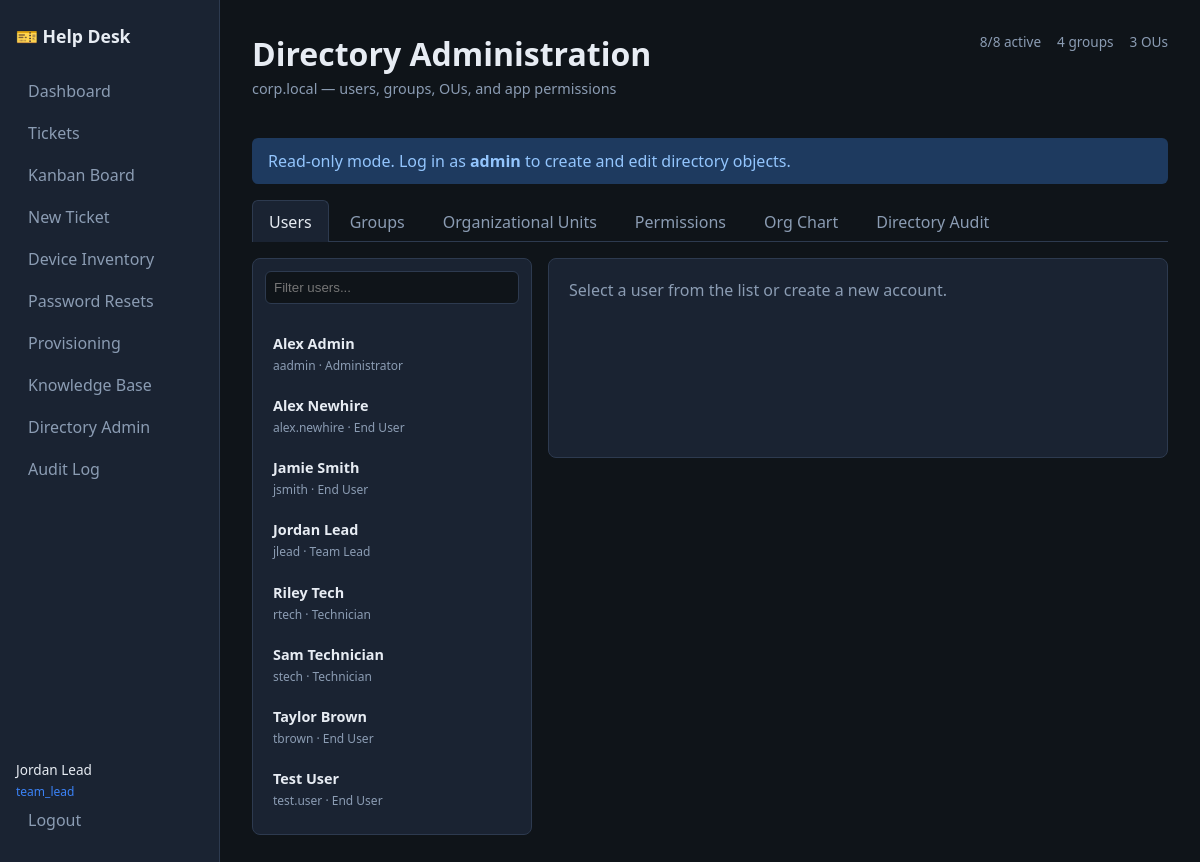
Page /ad (signed in) on the committed database.
### app/models/entities.py (models this page shows)
class User(Base):
    __tablename__ = "users"
    id: Mapped[int] = mapped_column(primary_key=True)
    username: Mapped[str] = mapped_column(String(64), unique=True, index=True)
    email: Mapped[str] = mapped_column(String(255), unique=True)
    display_name: Mapped[str] = mapped_column(String(128))
    password_hash: Mapped[str] = mapped_column(String(255))
    role: Mapped[str] = mapped_column(String(32), default=UserRole.END_USER.value)
    department: Mapped[str | None] = mapped_column(String(128))
    is_active: Mapped[bool] = mapped_column(Boolean, default=True)
    ad_sam_account: Mapped[str | None] = mapped_column(String(64), unique=True)
    ad_upn: Mapped[str | None] = mapped_column(String(255), unique=True)
    manager_id: Mapped[int | None] = mapped_column(ForeignKey("users.id"))
    job_title: Mapped[str | None] = mapped_column(String(128))
    role_sync_from_groups: Mapped[bool] = mapped_column(Boolean, default=True)
    last_login_at: Mapped[datetime | None] = mapped_column(DateTime)
    account_locked: Mapped[bool] = mapped_column(Boolean, default=False)
    created_at: Mapped[datetime] = mapped_column(DateTime, default=datetime.utcnow)
    manager: Mapped["User | None"] = relationship(remote_side=[id])
    ad_groups: Mapped[list["ADGroup"]] = relationship(
        secondary="user_ad_groups", back_populates="members"
    )
    assigned_tickets: Mapped[list["Ticket"]] = relationship(
        back_populates="assigned_technician",
        foreign_keys="Ticket.assigned_technician_id",
    )
    created_tickets: Mapped[list["Ticket"]] = relationship(
        back_populates="requester",
        foreign_keys="Ticket.requester_id",
    )

### app/routes/ad.py (the view)
@router.get("", response_class=HTMLResponse)
def ad_console(
    request: Request,
    tab: str = "users",
    selected: int | None = None,
    synced: int | None = None,
    current: User = Depends(require_login),
    db: Session = Depends(get_db),
):
    require_permission(current, "ad:view", db)
    svc = ADManagementService(db)
    can_manage = has_permission(current.role, "ad:manage")
    managers = svc.list_users(active_only=True)
    groups = svc.list_groups()
    script_config = {
        "selectedId": selected,
        "tab": tab,
        "canManage": can_manage,
        "allPermissions": all_permission_keys(),
        "permissionLabels": PERMISSION_LABELS,
        "roleLabels": ROLE_LABELS,
        "roles": [r.value for r in UserRole],
        "groups": [{"id": g.id, "name": g.name} for g in groups],
        "managers": [{"id": m.id, "name": m.display_name} for m in managers],
    }
    perm_matrix = []
    for g in groups[:8]:
        perm_matrix.append(
            {
                "name": g.name,
                "perms": {p.permission for p in g.permissions},
            }
        )
    org_chart = svc.get_org_chart()
    departments = svc.department_breakdown()
    ad_audit = svc.get_ad_audit_logs(50)
    return templates.TemplateResponse(
        request,
        "ad_console.html",
        {
            "user": current,
            "tab": tab,
            "selected_id": selected,
            "synced_count": synced,
            "can_manage": can_manage,
            "stats": svc.directory_stats(),
            "ou_tree": svc.get_ou_tree(),
            "ous": svc.list_ous(),
            "groups": groups,
            "users": svc.list_users(),
            "managers": managers,
            "all_permissions": all_permission_keys(),
            "permission_labels": PERMISSION_LABELS,
            "role_labels": ROLE_LABELS,
            "roles": [r.value for r in UserRole],
            "script_config_json": json.dumps(script_config),
            "perm_matrix": perm_matrix,
            "org_chart_json": json.dumps(org_chart),
            "departments": departments,
            "ad_audit": ad_audit,
        },
    )

### app/templates/ad_console.html (shortened to what this page needs)
{% extends "base.html" %}
{% block content %}
<link rel="stylesheet" href="/static/css/ad.css">
<div class="ad-header">
  <div>
    <h1>Directory Administration</h1>
    <p class="subtitle">corp.local — users, groups, OUs, and app permissions</p>
  </div>
  <div class="ad-stats">
    <span>{{ stats.active_users }}/{{ stats.users }} active</span>
    <span>{{ stats.groups }} groups</span>
    <span>{{ stats.ous }} OUs</span>
  </div>
</div>
{% if not can_manage %}
<div class="alert alert-info">Read-only mode. Log in as <strong>admin</strong> to create and edit directory objects.</div>
{% endif %}
<nav class="ad-tabs">
  <a href="/ad?tab=users" class="ad-tab {% if tab == 'users' %}active{% endif %}">Users</a>
  <a href="/ad?tab=groups" class="ad-tab {% if tab == 'groups' %}active{% endif %}">Groups</a>
  <a href="/ad?tab=ous" class="ad-tab {% if tab == 'ous' %}active{% endif %}">Organizational Units</a>
  <a href="/ad?tab=permissions" class="ad-tab {% if tab == 'permissions' %}active{% endif %}">Permissions</a>
  <a href="/ad?tab=orgchart" class="ad-tab {% if tab == 'orgchart' %}active{% endif %}">Org Chart</a>
  <a href="/ad?tab=audit" class="ad-tab {% if tab == 'audit' %}active{% endif %}">Directory Audit</a>
</nav>
<div class="ad-layout">
  {% if tab == 'users' %}
  <aside class="ad-sidebar">
    <div class="ad-toolbar">
      <input type="search" id="user-filter" placeholder="Filter users..." class="ad-search">
    </div>
    <ul class="ad-list" id="user-list">
      {% for u in users %}
      <li>
        <a href="/ad?tab=users&selected={{ u.id }}" class="ad-list-item {% if selected_id == u.id %}selected{% endif %} {% if not u.is_active %}inactive{% endif %}" data-name="{{ u.display_name|lower }} {{ u.email|lower }}">
          <strong>{{ u.display_name }}</strong>
          <small>{{ u.ad_sam_account }} · {{ role_labels.get(u.role, u.role) }}</small>
        </a>
      </li>
      {% endfor %}
    </ul>
  </aside>
  <section class="ad-main">
    <div id="user-detail" class="panel">
      {% if selected_id %}
      <p class="loading">Loading user…</p>
      {% else %}
      <p class="muted">Select a user from the list or create a new account.</p>
      {% endif %}
    </div>
  </section>
  {% endif %}
</div>
{% endblock %}

### app/templates/base.html (shortened to what this page needs)
<!DOCTYPE html>
<html lang="en">
<head>
  <link rel="stylesheet" href="/static/css/style.css">
</head>
<body>
  <nav class="sidebar">
    <div class="brand">🎫 Help Desk</div>
    {% if user %}
    <a href="/" class="nav-link">Dashboard</a>
    <a href="/tickets" class="nav-link">Tickets</a>
  <a href="/tickets?view=kanban" class="nav-link">Kanban Board</a>
    <a href="/tickets/new" class="nav-link">New Ticket</a>
    <a href="/devices" class="nav-link">Device Inventory</a>
    <a href="/password-resets" class="nav-link">Password Resets</a>
    {% if user.role in ['team_lead', 'admin'] %}
    <a href="/provisioning" class="nav-link">Provisioning</a>
    {% endif %}
    <a href="/kb" class="nav-link">Knowledge Base</a>
    <a href="/ad" class="nav-link">Directory Admin</a>
    {% if user.role in ['team_lead', 'admin'] %}
    <a href="/audit" class="nav-link">Audit Log</a>
    {% endif %}
    <div class="nav-footer">
      <span class="user-badge">{{ user.display_name }}</span>
      <span class="role-badge">{{ user.role }}</span>
      <a href="/logout" class="nav-link logout">Logout</a>
    </div>
    {% endif %}
  </nav>
  <main class="content">
    {% block content %}{% endblock %}
  </main>
</body>
</html>

### static/css/style.css (style rules this page uses)
:root { --bg: #0f1419; --surface: #1a2332; --border: #2d3a4f; --text: #e7ecf3; --muted: #8b9cb3; --accent: #3b82f6; --success: #22c55e; --warning: #f59e0b; --danger: #ef4444; }
* { box-sizing: border-box; margin: 0; padding: 0; }
body { font-family: "Segoe UI", system-ui, sans-serif; background: var(--bg); color: var(--text); display: flex; min-height: 100vh; }
.sidebar { width: 220px; background: var(--surface); border-right: 1px solid var(--border); padding: 1.5rem 1rem; display: flex; flex-direction: column; }
.brand { font-weight: 700; font-size: 1.1rem; margin-bottom: 1.5rem; }
.nav-link { display: block; color: var(--muted); text-decoration: none; padding: 0.5rem 0.75rem; border-radius: 6px; margin-bottom: 0.25rem; }
.nav-footer { margin-top: auto; padding-top: 1rem; }
.user-badge { display: block; font-size: 0.85rem; }
.role-badge { font-size: 0.75rem; color: var(--accent); }
.content { flex: 1; padding: 2rem; overflow-x: auto; }
h1 { margin-bottom: 1.5rem; }
.panel { background: var(--surface); border: 1px solid var(--border); border-radius: 8px; padding: 1.25rem; margin-bottom: 1rem; }
input, select, textarea { width: 100%; padding: 0.6rem; background: var(--bg); border: 1px solid var(--border); border-radius: 6px; color: var(--text); margin-bottom: 0.5rem; }
.subtitle { color: var(--muted); margin-bottom: 1.5rem; }

### static/css/ad.css (style rules this page uses)
.ad-header { display: flex; justify-content: space-between; align-items: flex-start; margin-bottom: 1rem; flex-wrap: wrap; gap: 1rem; }
.ad-header h1 { margin-bottom: 0.25rem; }
.subtitle { color: var(--muted); font-size: 0.9rem; }
.ad-stats { display: flex; gap: 1rem; font-size: 0.85rem; color: var(--muted); }
.ad-tabs { display: flex; gap: 0.25rem; margin-bottom: 1rem; border-bottom: 1px solid var(--border); padding-bottom: 0; }
.ad-tab { padding: 0.6rem 1rem; color: var(--muted); text-decoration: none; border-radius: 6px 6px 0 0; border: 1px solid transparent; border-bottom: none; margin-bottom: -1px; }
.ad-tab.active { color: var(--text); background: var(--surface); border-color: var(--border); border-bottom-color: var(--surface); }
.ad-layout { display: grid; grid-template-columns: 280px 1fr; gap: 1rem; min-height: 480px; }
.ad-sidebar { background: var(--surface); border: 1px solid var(--border); border-radius: 8px; padding: 0.75rem; max-height: 75vh; overflow-y: auto; }
.ad-toolbar { display: flex; flex-direction: column; gap: 0.5rem; margin-bottom: 0.75rem; }
.ad-search { width: 100%; padding: 0.5rem; background: var(--bg); border: 1px solid var(--border); border-radius: 6px; color: var(--text); }
.ad-list { list-style: none; }
.ad-list-item { display: block; padding: 0.6rem 0.5rem; border-radius: 6px; text-decoration: none; color: var(--text); margin-bottom: 2px; }
.ad-list-item strong { display: block; font-size: 0.9rem; }
.ad-list-item small { color: var(--muted); font-size: 0.75rem; }
.ad-main .panel { min-height: 200px; }
.alert { padding: 0.75rem 1rem; border-radius: 6px; margin-bottom: 1rem; }
.alert-info { background: #1e3a5f; color: #93c5fd; }
.muted { color: var(--muted); }

### rows in the picture
User: display_name "Jordan Lead", role "team_lead", ad_sam_account "jlead", get "Team Lead"
User: display_name "Alex Admin", ad_sam_account "aadmin", get "Administrator"
User: display_name "Alex Newhire", ad_sam_account "alex.newhire", get "End User"
User: display_name "Jamie Smith", ad_sam_account "jsmith", get "End User"
User: display_name "Riley Tech", ad_sam_account "rtech", get "Technician"
User: display_name "Sam Technician", ad_sam_account "stech", get "Technician"
User: display_name "Taylor Brown", ad_sam_account "tbrown", get "End User"
User: display_name "Test User", ad_sam_account "test.user", get "End User"

### other values in the picture
{{ stats.active_users }} "8"
{{ stats.users }} "8"
{{ stats.groups }} "4"
{{ stats.ous }} "3"
